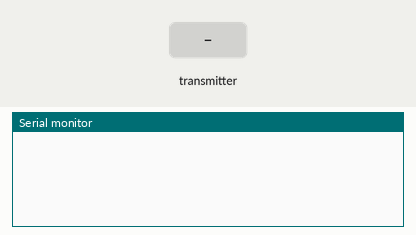
This sketch was run on a simulated Arduino Uno, built with avr-gcc and run on an emulated ATmega328P. On the bench: the last lines printed to the serial monitor. The test bench sets the inputs (shaded band). No radio packets arrive unless stated.

Above: at 1.2 s.
1.3 s: the transmitter starts sending data.0 = 0
At 1.37 s:
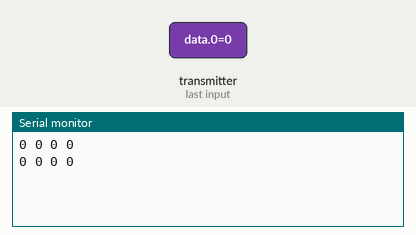
3.2 s: the transmitter starts sending data.1 = 0
6.2 s: the transmitter starts sending data.2 = 256
At 6.21 s:
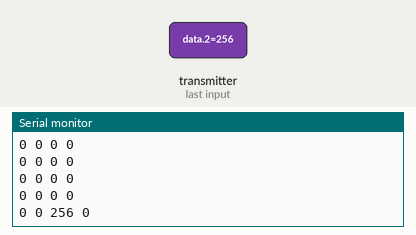
9.2 s: the transmitter starts sending data.3 = 0
10.7 s: the transmitter starts sending data.2 = 512
At 10.77 s:
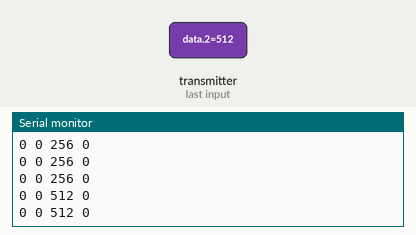
13.7 s: the transmitter starts sending data.0 = 256
At 13.82 s:
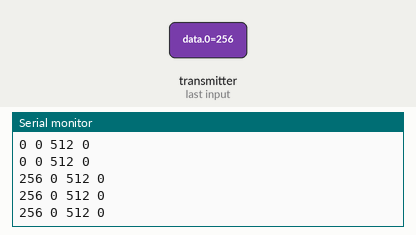
Timing chart, 0 to 16.2 s (numbered marks = the images above; inputs shaded):
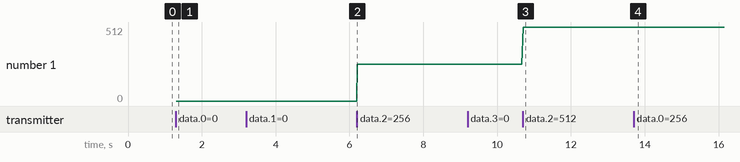

The sketch:

ReceiveWallArray.ino
```cpp
#include <SPI.h>
#include <nRF24L01.h>
#include <RF24.h>


RF24 radio(7, 8); // CE, CSN

const byte address[6] = "CA100820";

void setup() {
  Serial.begin(9600);
  radio.begin();
  radio.openReadingPipe(0, address);
  radio.setPALevel(RF24_PA_MIN);
  radio.startListening();
}

void loop() {
  if (radio.available()) {
    int data[4];
    radio.read(&data, sizeof(data));
    // Print received integers
    for (int i = 0; i < sizeof(data) / sizeof(data[0]); i++) {
      Serial.print(data[i]);
      Serial.print(" ");
    }
    Serial.println();
  }
}
```

Measured:
- after the input at 1.3 s, the serial monitor: prints a new line at once (image 1)
- after the input at 6.2 s, the serial monitor: prints a new line at once (image 2)
- after the input at 10.7 s, the serial monitor: prints a new line at once (image 3)
- after the input at 13.7 s, the serial monitor: prints a new line at once (image 4)
- plotted number 1: 0 → 256 after the input at 6.2 s, 256 → 512 after the input at 10.7 s
